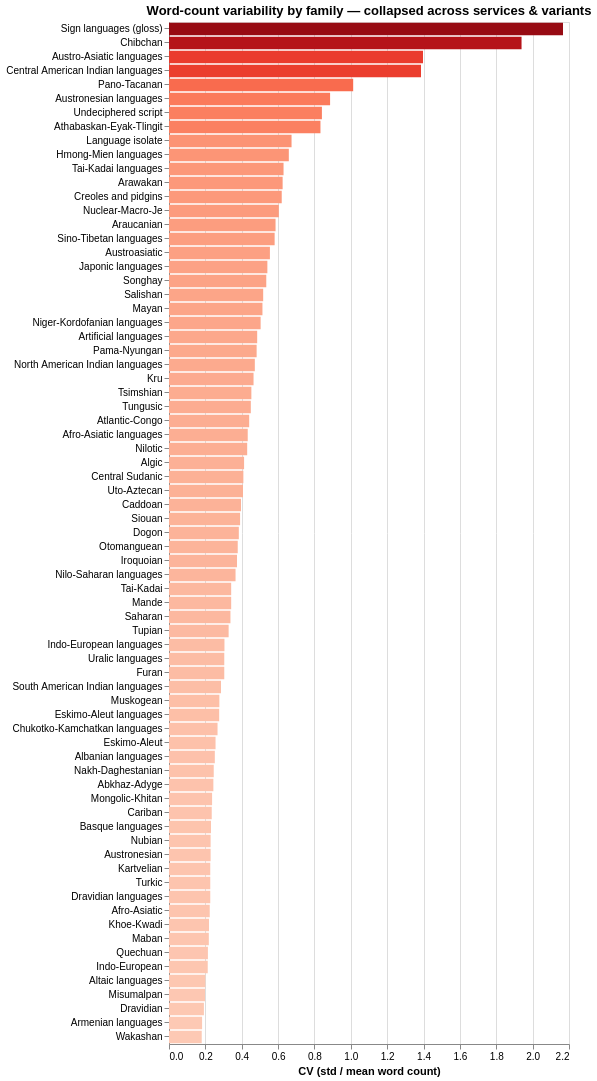

The code cell stored with this chart in its notebook:
### Code cell
var_rows = []
for (family, service, variant), grp in wc_long.groupby(["family_grouped", "service", "prompt_variant"]):
    mean_wc = grp["word_count"].mean()
    std_wc  = grp["word_count"].std()
    cv      = std_wc / mean_wc if mean_wc > 0 else np.nan
    var_rows.append({
        "family":  family,
        "service": service,
        "variant": variant,
        "n":       len(grp),
        "mean_wc": round(mean_wc, 2),
        "std_wc":  round(std_wc,  2),
        "cv":      round(cv,      3),
    })
var_df = pd.DataFrame(var_rows)

# ── Chart 1: overall CV per family (collapsed across service & variant) ──────
fam_cv = (
    wc_long.groupby("family_grouped")["word_count"]
    .agg(n="count", mean="mean", std="std")
    .assign(cv=lambda d: d["std"] / d["mean"])
    .sort_values("cv", ascending=False)
    .reset_index()
    .round(3)
)

fam_bar = alt.Chart(fam_cv).mark_bar().encode(
    y=alt.Y("family_grouped:N", sort=alt.EncodingSortField("cv", order="descending"), title=None),
    x=alt.X("cv:Q", title="CV (std / mean word count)"),
    color=alt.Color("cv:Q", scale=alt.Scale(scheme="reds"), legend=None),
    tooltip=["family_grouped:N",
             alt.Tooltip("cv:Q", format=".3f", title="CV"),
             alt.Tooltip("mean:Q", format=".2f", title="mean words"),
             alt.Tooltip("n:Q", title="translation rows")],
).properties(
    width=400,
    height=max(240, len(fam_cv) * 14),
    title="Word-count variability by family — collapsed across services & variants",
)

# ── Chart 2: mean CV by service and by variant ────────────────────────────────
svc_cv = var_df.groupby("service")["cv"].mean().reset_index().sort_values("cv", ascending=False)
var_cv = var_df.groupby("variant")["cv"].mean().reset_index().sort_values("cv", ascending=False)

svc_bar = alt.Chart(svc_cv).mark_bar().encode(
    y=alt.Y("service:N", sort=alt.EncodingSortField("cv", order="descending"), title=None),
    x=alt.X("cv:Q", title="mean CV", scale=alt.Scale(domain=[0, svc_cv["cv"].max() * 1.2])),
    color=alt.Color("service:N", legend=None, scale=alt.Scale(scheme="tableau10")),
    tooltip=["service:N", alt.Tooltip("cv:Q", format=".3f")],
).properties(width=240, height=160, title="Mean CV by service")
svc_text = svc_bar.mark_text(align="left", dx=4, fontSize=9).encode(
    text=alt.Text("cv:Q", format=".3f"), color=alt.value("black"))

var_bar = alt.Chart(var_cv).mark_bar().encode(
    y=alt.Y("variant:N", sort=alt.EncodingSortField("cv", order="descending"), title=None),
    x=alt.X("cv:Q", title="mean CV", scale=alt.Scale(domain=[0, var_cv["cv"].max() * 1.2])),
    color=alt.Color("variant:N", legend=None, scale=alt.Scale(scheme="tableau10")),
    tooltip=["variant:N", alt.Tooltip("cv:Q", format=".3f")],
).properties(width=240, height=160, title="Mean CV by prompt variant")
var_text = var_bar.mark_text(align="left", dx=4, fontSize=9).encode(
    text=alt.Text("cv:Q", format=".3f"), color=alt.value("black"))

fam_bar.display()
((svc_bar + svc_text) | (var_bar + var_text)).display()

### Figure 1 — Vega specification as saved in the notebook (floating-point values rounded to 4 significant figures)
{"$schema": "https://vega.github.io/schema/vega/v6.json", "data": [{"name": "source_0"}, {"name": "data_0", "values": [{"cv": 2.167, "cv_end": 2.167, "cv_start": 0.0, "family_grouped": "Sign languages (gloss)", "mean": 8.438, "n": 32}, {"cv": 1.939, "cv_end": 1.939, "cv_start": 0.0, "family_grouped": "Chibchan", "mean": 4.586, "n": 29}, {"cv": 1.397, "cv_end": 1.397, "cv_start": 0.0, "family_grouped": "Austro-Asiatic languages", "mean": 2.417, "n": 429}, {"cv": 1.386, "cv_end": 1.386, "cv_start": 0.0, "family_grouped": "Central American Indian languages", "mean": 2.933, "n": 60}, {"cv": 1.013, "cv_end": 1.013, "cv_start": 0.0, "family_grouped": "Pano-Tacanan", "mean": 3.607, "n": 28}, {"cv": 0.886, "cv_end": 0.886, "cv_start": 0.0, "family_grouped": "Austronesian languages", "mean": 2.764, "n": 2616}, {"cv": 0.841, "cv_end": 0.841, "cv_start": 0.0, "family_grouped": "Undeciphered script", "mean": 2.286, "n": 28}, {"cv": 0.833, "cv_end": 0.833, "cv_start": 0.0, "family_grouped": "Athabaskan-Eyak-Tlingit", "mean": 3.277, "n": 357}, {"cv": 0.674, "cv_end": 0.674, "cv_start": 0.0, "family_grouped": "Language isolate", "mean": 2.483, "n": 406}, {"cv": 0.659, "cv_end": 0.659, "cv_start": 0.0, "family_grouped": "Hmong-Mien languages", "mean": 5.976, "n": 123}, {"cv": 0.63, "cv_end": 0.63, "cv_start": 0.0, "family_grouped": "Tai-Kadai languages", "mean": 1.489, "n": 313}, {"cv": 0.625, "cv_end": 0.625, "cv_start": 0.0, "family_grouped": "Arawakan", "mean": 2.717, "n": 92}, {"cv": 0.62, "cv_end": 0.62, "cv_start": 0.0, "family_grouped": "Creoles and pidgins", "mean": 2.611, "n": 576}, {"cv": 0.604, "cv_end": 0.604, "cv_start": 0.0, "family_grouped": "Nuclear-Macro-Je", "mean": 3.233, "n": 60}, {"cv": 0.586, "cv_end": 0.586, "cv_start": 0.0, "family_grouped": "Araucanian", "mean": 2.938, "n": 32}, {"cv": 0.581, "cv_end": 0.581, "cv_start": 0.0, "family_grouped": "Sino-Tibetan languages", "mean": 1.87, "n": 1495}, {"cv": 0.555, "cv_end": 0.555, "cv_start": 0.0, "family_grouped": "Austroasiatic", "mean": 2.483, "n": 29}, {"cv": 0.541, "cv_end": 0.541, "cv_start": 0.0, "family_grouped": "Japonic languages", "mean": 1.226, "n": 62}, {"cv": 0.535, "cv_end": 0.535, "cv_start": 0.0, "family_grouped": "Songhay", "mean": 2.563, "n": 126}, {"cv": 0.518, "cv_end": 0.518, "cv_start": 0.0, "family_grouped": "Salishan", "mean": 2.966, "n": 174}, {"cv": 0.514, "cv_end": 0.514, "cv_start": 0.0, "family_grouped": "Mayan", "mean": 2.781, "n": 64}, {"cv": 0.504, "cv_end": 0.504, "cv_start": 0.0, "family_grouped": "Niger-Kordofanian languages", "mean": 2.938, "n": 403}, {"cv": 0.485, "cv_end": 0.485, "cv_start": 0.0, "family_grouped": "Artificial languages", "mean": 2.442, "n": 443}, {"cv": 0.482, "cv_end": 0.482, "cv_start": 0.0, "family_grouped": "Pama-Nyungan", "mean": 2.839, "n": 31}, {"cv": 0.472, "cv_end": 0.472, "cv_start": 0.0, "family_grouped": "North American Indian languages", "mean": 2.253, "n": 182}, {"cv": 0.465, "cv_end": 0.465, "cv_start": 0.0, "family_grouped": "Kru", "mean": 2.667, "n": 30}, {"cv": 0.453, "cv_end": 0.453, "cv_start": 0.0, "family_grouped": "Tsimshian", "mean": 3.034, "n": 29}, {"cv": 0.45, "cv_end": 0.45, "cv_start": 0.0, "family_grouped": "Tungusic", "mean": 2.75, "n": 120}, {"cv": 0.441, "cv_end": 0.441, "cv_start": 0.0, "family_grouped": "Atlantic-Congo", "mean": 3.089, "n": 4236}, {"cv": 0.433, "cv_end": 0.433, "cv_start": 0.0, "family_grouped": "Afro-Asiatic languages", "mean": 2.665, "n": 1591}, {"cv": 0.43, "cv_end": 0.43, "cv_start": 0.0, "family_grouped": "Nilotic", "mean": 3.214, "n": 248}, {"cv": 0.413, "cv_end": 0.413, "cv_start": 0.0, "family_grouped": "Algic", "mean": 2.204, "n": 603}, {"cv": 0.409, "cv_end": 0.409, "cv_start": 0.0, "family_grouped": "Central Sudanic", "mean": 2.516, "n": 31}, {"cv": 0.407, "cv_end": 0.407, "cv_start": 0.0, "family_grouped": "Uto-Aztecan", "mean": 2.739, "n": 184}, {"cv": 0.396, "cv_end": 0.396, "cv_start": 0.0, "family_grouped": "Caddoan", "mean": 2.143, "n": 28}, {"cv": 0.391, "cv_end": 0.391, "cv_start": 0.0, "family_grouped": "Siouan", "mean": 2.817, "n": 93}, {"cv": 0.384, "cv_end": 0.384, "cv_start": 0.0, "family_grouped": "Dogon", "mean": 2.968, "n": 31}, {"cv": 0.378, "cv_end": 0.378, "cv_start": 0.0, "family_grouped": "Otomanguean", "mean": 2.656, "n": 32}, {"cv": 0.374, "cv_end": 0.374, "cv_start": 0.0, "family_grouped": "Iroquoian", "mean": 2.32, "n": 125}, {"cv": 0.366, "cv_end": 0.366, "cv_start": 0.0, "family_grouped": "Nilo-Saharan languages", "mean": 2.968, "n": 95}, {"cv": 0.342, "cv_end": 0.342, "cv_start": 0.0, "family_grouped": "Tai-Kadai", "mean": 1.903, "n": 31}, {"cv": 0.342, "cv_end": 0.342, "cv_start": 0.0, "family_grouped": "Mande", "mean": 2.353, "n": 337}, {"cv": 0.338, "cv_end": 0.338, "cv_start": 0.0, "family_grouped": "Saharan", "mean": 2.457, "n": 92}, {"cv": 0.328, "cv_end": 0.328, "cv_start": 0.0, "family_grouped": "Tupian", "mean": 2.562, "n": 32}, {"cv": 0.305, "cv_end": 0.305, "cv_start": 0.0, "family_grouped": "Indo-European languages", "mean": 2.191, "n": 7641}, {"cv": 0.304, "cv_end": 0.304, "cv_start": 0.0, "family_grouped": "Uralic languages", "mean": 2.243, "n": 853}, {"cv": 0.304, "cv_end": 0.304, "cv_start": 0.0, "family_grouped": "Furan", "mean": 2.143, "n": 28}, {"cv": 0.286, "cv_end": 0.286, "cv_start": 0.0, "family_grouped": "South American Indian languages", "mean": 2.532, "n": 126}, {"cv": 0.277, "cv_end": 0.277, "cv_start": 0.0, "family_grouped": "Muskogean", "mean": 2.778, "n": 126}, {"cv": 0.276, "cv_end": 0.276, "cv_start": 0.0, "family_grouped": "Eskimo-Aleut languages", "mean": 2.442, "n": 156}, {"cv": 0.267, "cv_end": 0.267, "cv_start": 0.0, "family_grouped": "Chukotko-Kamchatkan languages", "mean": 2.542, "n": 59}, {"cv": 0.256, "cv_end": 0.256, "cv_start": 0.0, "family_grouped": "Eskimo-Aleut", "mean": 2.375, "n": 32}, {"cv": 0.252, "cv_end": 0.252, "cv_start": 0.0, "family_grouped": "Albanian languages", "mean": 2.547, "n": 64}, {"cv": 0.246, "cv_end": 0.246, "cv_start": 0.0, "family_grouped": "Nakh-Daghestanian", "mean": 2.434, "n": 251}, {"cv": 0.244, "cv_end": 0.244, "cv_start": 0.0, "family_grouped": "Abkhaz-Adyge", "mean": 2.562, "n": 128}, {"cv": 0.237, "cv_end": 0.237, "cv_start": 0.0, "family_grouped": "Mongolic-Khitan", "mean": 2.641, "n": 64}, {"cv": 0.235, "cv_end": 0.235, "cv_start": 0.0, "family_grouped": "Cariban", "mean": 2.129, "n": 31}, {"cv": 0.231, "cv_end": 0.231, "cv_start": 0.0, "family_grouped": "Basque languages", "mean": 2.312, "n": 32}, {"cv": 0.229, "cv_end": 0.229, "cv_start": 0.0, "family_grouped": "Nubian", "mean": 2.281, "n": 32}, {"cv": 0.229, "cv_end": 0.229, "cv_start": 0.0, "family_grouped": "Austronesian", "mean": 2.281, "n": 32}, {"cv": 0.227, "cv_end": 0.227, "cv_start": 0.0, "family_grouped": "Kartvelian", "mean": 2.281, "n": 96}, {"cv": 0.227, "cv_end": 0.227, "cv_start": 0.0, "family_grouped": "Turkic", "mean": 2.608, "n": 669}, {"cv": 0.227, "cv_end": 0.227, "cv_start": 0.0, "family_grouped": "Dravidian languages", "mean": 2.195, "n": 313}, {"cv": 0.224, "cv_end": 0.224, "cv_start": 0.0, "family_grouped": "Afro-Asiatic", "mean": 2.0, "n": 31}, {"cv": 0.22, "cv_end": 0.22, "cv_start": 0.0, "family_grouped": "Khoe-Kwadi", "mean": 2.2, "n": 30}, {"cv": 0.219, "cv_end": 0.219, "cv_start": 0.0, "family_grouped": "Maban", "mean": 2.35, "n": 60}, {"cv": 0.214, "cv_end": 0.214, "cv_start": 0.0, "family_grouped": "Quechuan", "mean": 2.719, "n": 32}, {"cv": 0.213, "cv_end": 0.213, "cv_start": 0.0, "family_grouped": "Indo-European", "mean": 2.167, "n": 30}, {"cv": 0.2, "cv_end": 0.2, "cv_start": 0.0, "family_grouped": "Altaic languages", "mean": 2.703, "n": 222}, {"cv": 0.198, "cv_end": 0.198, "cv_start": 0.0, "family_grouped": "Misumalpan", "mean": 2.107, "n": 28}, {"cv": 0.192, "cv_end": 0.192, "cv_start": 0.0, "family_grouped": "Dravidian", "mean": 2.1, "n": 30}, {"cv": 0.182, "cv_end": 0.182, "cv_start": 0.0, "family_grouped": "Armenian languages", "mean": 2.656, "n": 32}, {"cv": 0.18, "cv_end": 0.18, "cv_start": 0.0, "family_grouped": "Wakashan", "mean": 2.069, "n": 29}]}, {"name": "source_0_y_domain_family_grouped", "values": [{"family_grouped": "Sign languages (gloss)", "sort_field": 2.167}, {"family_grouped": "Chibchan", "sort_field": 1.939}, {"family_grouped": "Austro-Asiatic languages", "sort_field": 1.397}, {"family_grouped": "Central American Indian languages", "sort_field": 1.386}, {"family_grouped": "Pano-Tacanan", "sort_field": 1.013}, {"family_grouped": "Austronesian languages", "sort_field": 0.886}, {"family_grouped": "Undeciphered script", "sort_field": 0.841}, {"family_grouped": "Athabaskan-Eyak-Tlingit", "sort_field": 0.833}, {"family_grouped": "Language isolate", "sort_field": 0.674}, {"family_grouped": "Hmong-Mien languages", "sort_field": 0.659}, {"family_grouped": "Tai-Kadai languages", "sort_field": 0.63}, {"family_grouped": "Arawakan", "sort_field": 0.625}, {"family_grouped": "Creoles and pidgins", "sort_field": 0.62}, {"family_grouped": "Nuclear-Macro-Je", "sort_field": 0.604}, {"family_grouped": "Araucanian", "sort_field": 0.586}, {"family_grouped": "Sino-Tibetan languages", "sort_field": 0.581}, {"family_grouped": "Austroasiatic", "sort_field": 0.555}, {"family_grouped": "Japonic languages", "sort_field": 0.541}, {"family_grouped": "Songhay", "sort_field": 0.535}, {"family_grouped": "Salishan", "sort_field": 0.518}, {"family_grouped": "Mayan", "sort_field": 0.514}, {"family_grouped": "Niger-Kordofanian languages", "sort_field": 0.504}, {"family_grouped": "Artificial languages", "sort_field": 0.485}, {"family_grouped": "Pama-Nyungan", "sort_field": 0.482}, {"family_grouped": "North American Indian languages", "sort_field": 0.472}, {"family_grouped": "Kru", "sort_field": 0.465}, {"family_grouped": "Tsimshian", "sort_field": 0.453}, {"family_grouped": "Tungusic", "sort_field": 0.45}, {"family_grouped": "Atlantic-Congo", "sort_field": 0.441}, {"family_grouped": "Afro-Asiatic languages", "sort_field": 0.433}, {"family_grouped": "Nilotic", "sort_field": 0.43}, {"family_grouped": "Algic", "sort_field": 0.413}, {"family_grouped": "Central Sudanic", "sort_field": 0.409}, {"family_grouped": "Uto-Aztecan", "sort_field": 0.407}, {"family_grouped": "Caddoan", "sort_field": 0.396}, {"family_grouped": "Siouan", "sort_field": 0.391}, {"family_grouped": "Dogon", "sort_field": 0.384}, {"family_grouped": "Otomanguean", "sort_field": 0.378}, {"family_grouped": "Iroquoian", "sort_field": 0.374}, {"family_grouped": "Nilo-Saharan languages", "sort_field": 0.366}, {"family_grouped": "Tai-Kadai", "sort_field": 0.342}, {"family_grouped": "Mande", "sort_field": 0.342}, {"family_grouped": "Saharan", "sort_field": 0.338}, {"family_grouped": "Tupian", "sort_field": 0.328}, {"family_grouped": "Indo-European languages", "sort_field": 0.305}, {"family_grouped": "Uralic languages", "sort_field": 0.304}, {"family_grouped": "Furan", "sort_field": 0.304}, {"family_grouped": "South American Indian languages", "sort_field": 0.286}, {"family_grouped": "Muskogean", "sort_field": 0.277}, {"family_grouped": "Eskimo-Aleut languages", "sort_field": 0.276}, {"family_grouped": "Chukotko-Kamchatkan languages", "sort_field": 0.267}, {"family_grouped": "Eskimo-Aleut", "sort_field": 0.256}, {"family_grouped": "Albanian languages", "sort_field": 0.252}, {"family_grouped": "Nakh-Daghestanian", "sort_field": 0.246}, {"family_grouped": "Abkhaz-Adyge", "sort_field": 0.244}, {"family_grouped": "Mongolic-Khitan", "sort_field": 0.237}, {"family_grouped": "Cariban", "sort_field": 0.235}, {"family_grouped": "Basque languages", "sort_field": 0.231}, {"family_grouped": "Nubian", "sort_field": 0.229}, {"family_grouped": "Austronesian", "sort_field": 0.229}, {"family_grouped": "Kartvelian", "sort_field": 0.227}, {"family_grouped": "Turkic", "sort_field": 0.227}, {"family_grouped": "Dravidian languages", "sort_field": 0.227}, {"family_grouped": "Afro-Asiatic", "sort_field": 0.224}, {"family_grouped": "Khoe-Kwadi", "sort_field": 0.22}, {"family_grouped": "Maban", "sort_field": 0.219}, {"family_grouped": "Quechuan", "sort_field": 0.214}, {"family_grouped": "Indo-European", "sort_field": 0.213}, {"family_grouped": "Altaic languages", "sort_field": 0.2}, {"family_grouped": "Misumalpan", "sort_field": 0.198}, {"family_grouped": "Dravidian", "sort_field": 0.192}, {"family_grouped": "Armenian languages", "sort_field": 0.182}, {"family_grouped": "Wakashan", "sort_field": 0.18}]}, {"name": "data_0_color_domain_cv", "values": [{"min": 0.18, "max": 2.167}]}], "marks": [{"type": "rect", "name": "marks", "from": {"data": "data_0"}, "encode": {"update": {"height": {"signal": "max(0.25, bandwidth('y'))"}, "x": {"field": "cv_end", "scale": "x"}, "x2": {"field": "cv_start", "scale": "x"}, "y": {"field": "family_grouped", "scale": "y"}, "tooltip": {"signal": "{\"family_grouped\": isValid(datum[\"family_grouped\"]) ? datum[\"family_grouped\"] : \"\"+datum[\"family_grouped\"], \"CV\": format(datum[\"cv\"], \".3f\"), \"mean words\": format(datum[\"mean\"], \".2f\"), \"translation rows\": format(datum[\"n\"], \"\")}"}, "fill": {"field": "cv", "scale": "color"}}}, "style": ["bar"]}], "scales": [{"name": "x", "type": "linear", "domain": {"data": "data_0", "fields": ["cv_start", "cv_end"]}, "range": [0, {"signal": "width"}], "nice": true, "zero": true}, {"name": "y", "type": "band", "domain": {"data": "source_0_y_domain_family_grouped", "field": "family_grouped", "sort": {"op": "max", "field": "sort_field", "order": "descending"}}, "range": [0, {"signal": "height"}], "paddingOuter": 0.05, "paddingInner": 0.1}, {"name": "color", "type": "linear", "domain": [{"signal": "(data(\"data_0_color_domain_cv\")[0] || {}).min"}, {"signal": "(data(\"data_0_color_domain_cv\")[0] || {}).max"}], "range": {"scheme": "reds"}, "interpolate": "hcl", "zero": false}], "axes": [{"scale": "x", "minExtent": 0, "aria": false, "zindex": 0, "orient": "bottom", "maxExtent": 0, "ticks": false, "gridScale": "y", "tickCount": {"signal": "ceil(width/40)"}, "labels": false, "grid": true, "domain": false}, {"scale": "x", "orient": "bottom", "grid": false, "labelFlush": true, "labelOverlap": true, "tickCount": {"signal": "ceil(width/40)"}, "zindex": 0, "title": "CV (std / mean word count)"}, {"scale": "y", "grid": false, "zindex": 0, "orient": "left"}], "title": {"text": "Word-count variability by family — collapsed across services & variants", "frame": "group"}, "width": 400, "background": "white", "padding": 5, "height": 1022, "style": "cell"}
